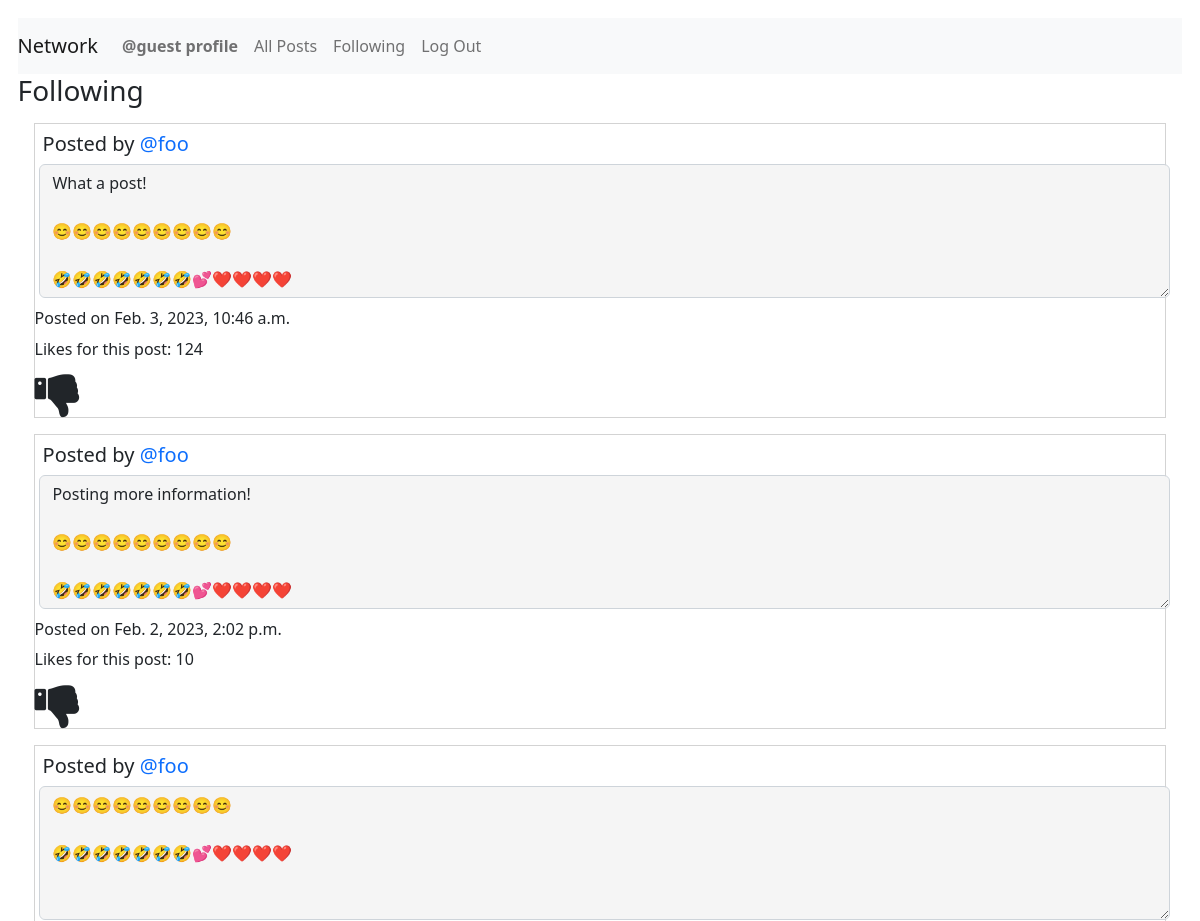
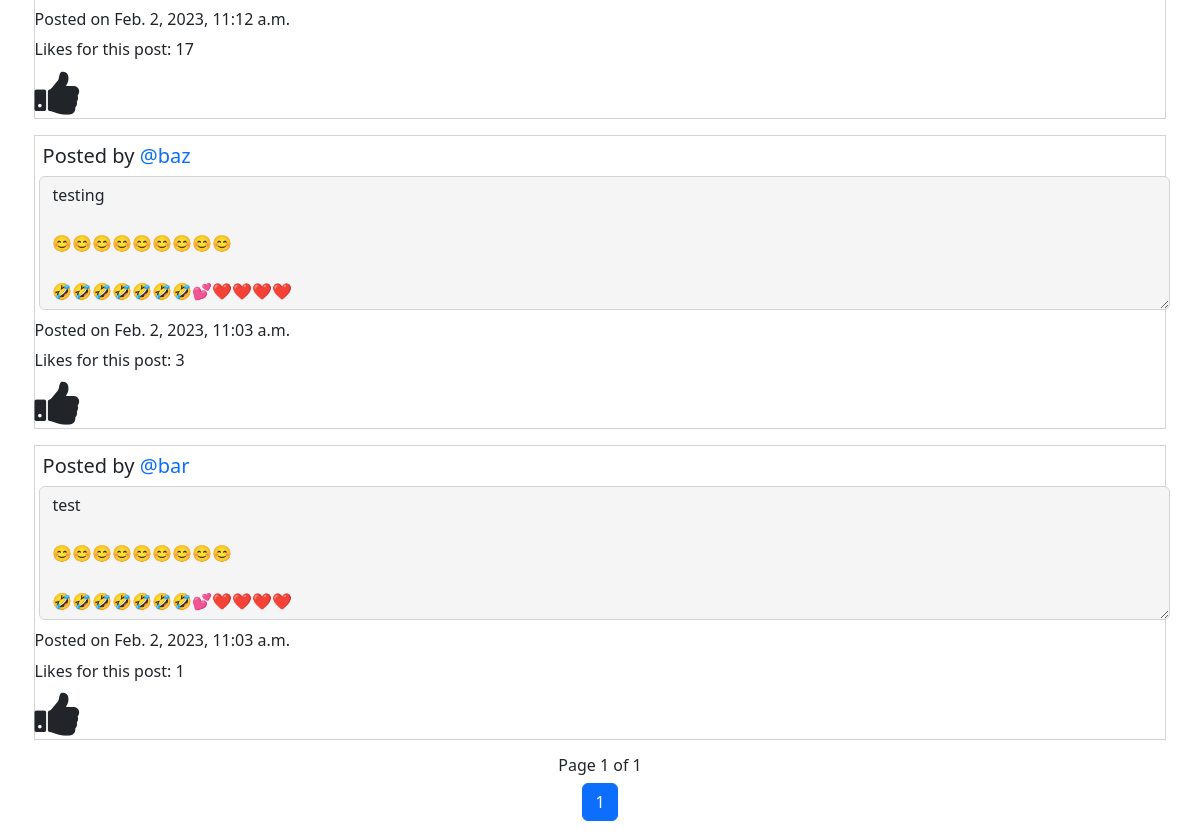
The app's page /following (signed in), older data (2 pictures, top to bottom).
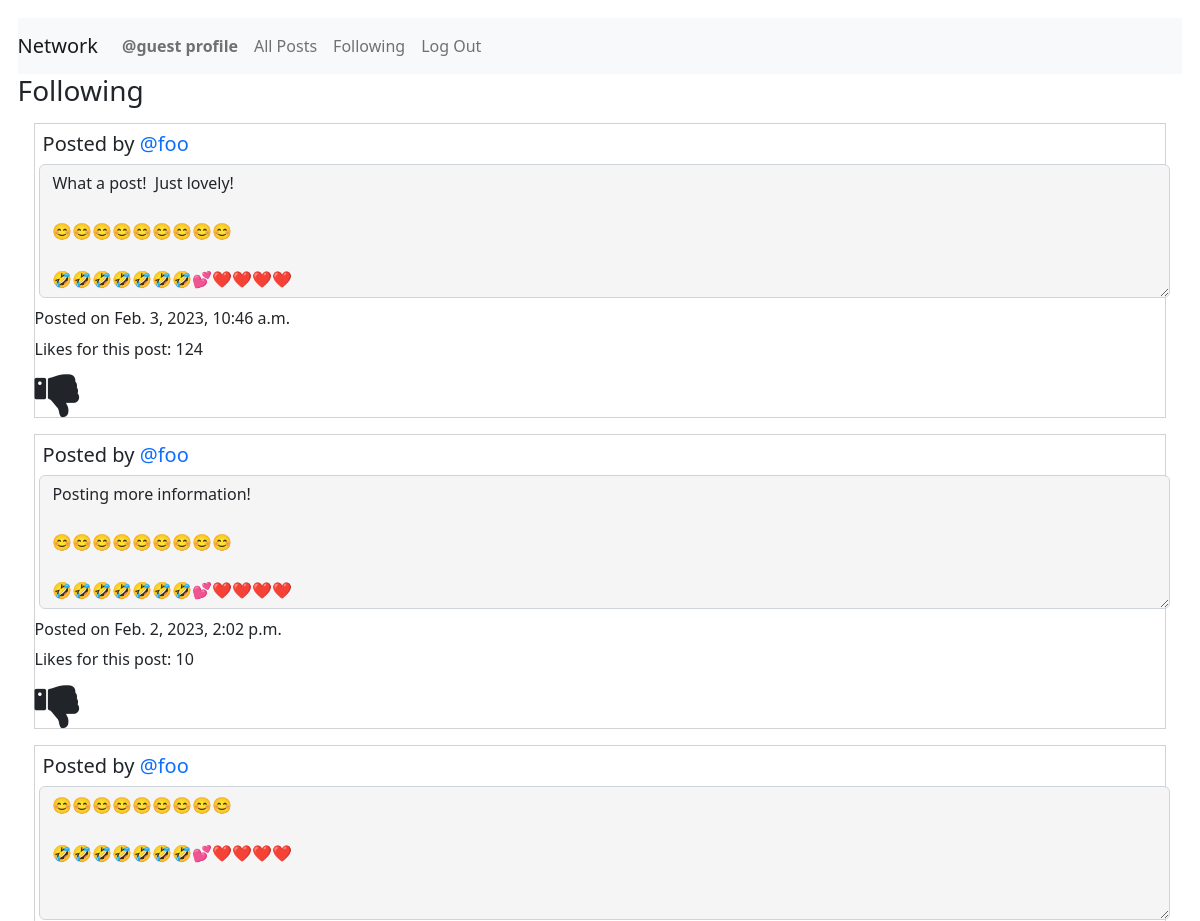
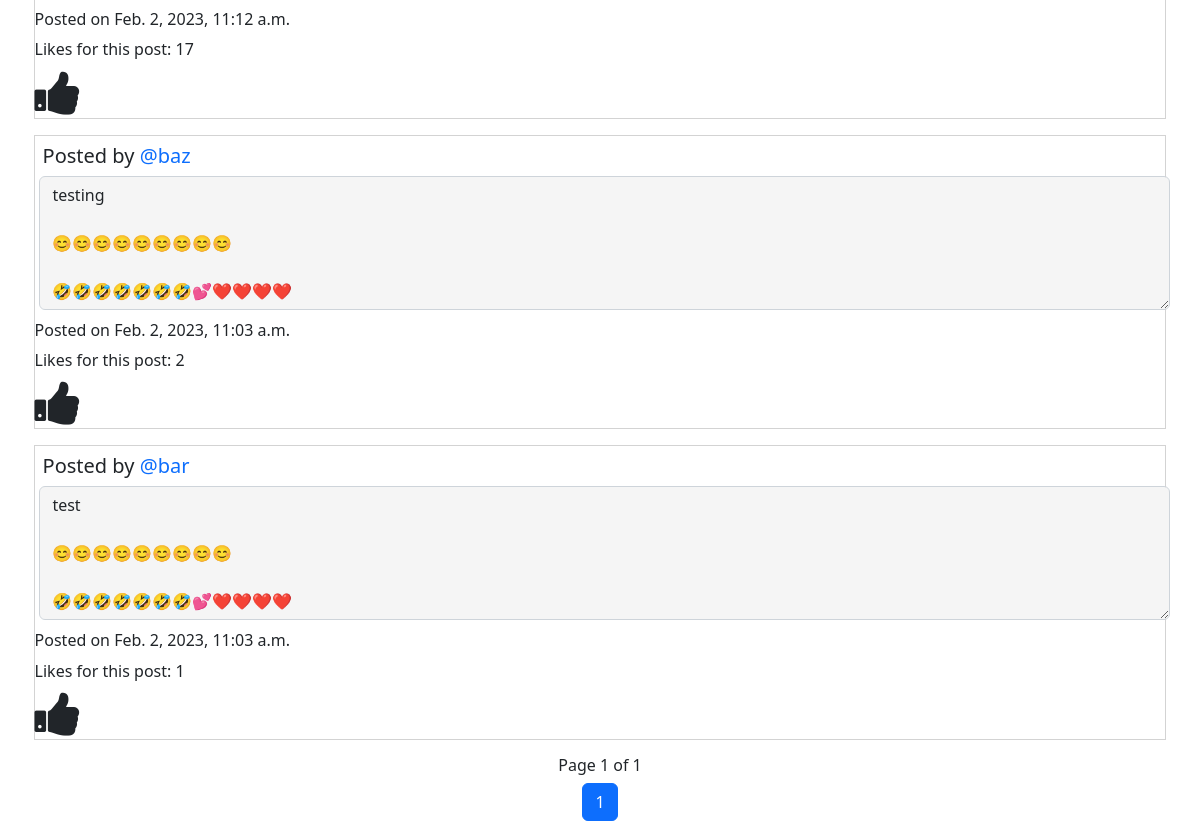
The same page, newer data (2 pictures, top to bottom).
### network/models.py (models this page shows, shortened)
class Posts(models.Model):
    creator = models.ForeignKey(
        User, on_delete=models.PROTECT, related_name="get_creator", blank=False)
    content = models.TextField(max_length=600)
    createdDate = models.DateTimeField(auto_now_add=True)
    likedUser = models.ManyToManyField(
        User, related_name="get_liked_users", blank=True)
    numberLikes = models.PositiveIntegerField(blank=True, default=0)

class User(AbstractUser):
    pass
    def __str__(self) -> str:
        return f"User Name: {self.username} - User ID: {self.id}"

### network/views.py (the view)
# urls.py: path("following", views.getFollowing, name="getFollowing"),
@login_required
def getFollowing(request):
    print("In getFollowing")
    user = request.user
    print(user)
    user_id = request.user.id
    user_name = request.user.username
    try:
        currentOBJ = Follow.objects.get(followUser=user_id)
        displayNothing = False
        noFollowersForUser = False
    except Follow.DoesNotExist:
        print("This user follows no one!")
        displayNothing = True
        noFollowersForUser = True
    if displayNothing != True:
        following = currentOBJ.following.all()
        if following.count() == 0:
            noFollowersForUser = True
        qs = following.order_by().values('id')
        qs = list(qs)
        emptyQueryset = Posts.objects.filter(creator=0)
        for dic in qs:
            for val in dic.values():
                print(val)
                listings = Posts.objects.filter(creator=val)
                UserObject = User.objects.filter(id=val)
                if emptyQueryset.exists():
                    newQueryset = newQueryset | listings
                else:
                    newQueryset = emptyQueryset | listings
                    emptyQueryset = newQueryset
    if noFollowersForUser == True:
        return render(request, "network/following.html", {"displayNothing": displayNothing})
    else:
        if noFollowersForUser:
            return render(request, "network/following.html", {"displayNothing": displayNothing})
        else:
            PostsByDate = newQueryset.order_by('-createdDate')
            postsPagination = PostsByDate
            paginator = Paginator(postsPagination, 7)
            page_number = request.GET.get('page', '1')
            page_obj = paginator.get_page(page_number)
            likeList = returnlikeList(request)
    return render(request, "network/following.html", {"page_obj": page_obj, "listings": PostsByDate, "UserObject": UserObject, "displayNothing": displayNothing, "likeList": likeList })

### network/views.py (called while the page is built)
def returnlikeList(request):
    user_id = request.user.id
    likedUser = Posts.objects.filter(likedUser=user_id)
    print(likedUser)
    likeList = []
    for like in likedUser:
        currentObject = User.objects.get(id=user_id)
        print(currentObject.id)
        print(like.id)
        likeList.append(like.id)
    return likeList

### network/templates/network/following.html (shortened to what this page needs)
{% extends "network/layout.html" %}
{% block body %}
<h3>Following</h3>
{% for list in page_obj %}
<div id="followingPostings">
    <div class="post{{forloop.counter0}}">
        <h5 class="creator">Posted by <a
                href="{% url 'getProfile' list.creator.username %}">{{list.creator.username}}</a></h5>
        <textarea class="form-control content{{forloop.counter0}}" id="readonlyContent{{forloop.counter0}}" rows="5" readonly="true">{{list.content}}</textarea>
        <p class="timestamp{{forloop.counter0}}">Posted on {{list.createdDate}}</p>
        <p id="numberLikes{{forloop.counter0}}" class="numberLikes{{forloop.counter0}}">Likes for this post: {{list.numberLikes}}</p>
        {% if list.id in likeList and list.creator.username != user.username %}
        <i class="fa fa-thumbs-up {{forloop.counter0}}" id="thumbsUp{{forloop.counter0}}" aria-hidden="true"
            onclick="likePost('{{list.id}}', '{{list.creator.username}}', '{{user.username}}')"></i>
        {% elif list.id not in likeList and list.creator.username != user.username %}
        <i class="fa fa-thumbs-down {{forloop.counter0}}" id="thumbsDown{{forloop.counter0}}" aria-hidden="true"
            onclick="likePost('{{list.id}}', '{{list.creator.username}}', '{{user.username}}')"></i>
        {% endif %}
    </div>
</div>
{% empty %}
<h5>This user is not following anyone.</h5>
{% endfor %}
<nav aria-label="Page navigation">
    <div class="Djangopagination">
        <h6 class="paginationNumberPages"> Page {{ page_obj.number }} of {{ page_obj.paginator.num_pages }}</h6>
        <ul class="pagination justify-content-center">
            <li class="page-item active" aria-current="page"><a class="page-link" href="?page={{ page_obj.number }}">{{ page_obj.number }}</a></li>
        </ul>
    </div>
</nav>
{% endblock %}

Row changes from the older to the newer data that the page shows:
changed Posts: content "What a post! 😊😊😊😊😊😊😊😊😊 🤣🤣🤣🤣🤣🤣🤣💕❤️❤️❤️❤️" → "What a post! Just lovely! 😊😊😊😊😊😊😊😊😊 🤣🤣🤣🤣🤣🤣🤣💕❤️❤️❤️❤️"
changed Posts "testing 😊😊😊😊😊😊😊😊😊 🤣🤣🤣🤣🤣🤣🤣💕❤️❤️❤️❤️": numberLikes "3" → "2"
